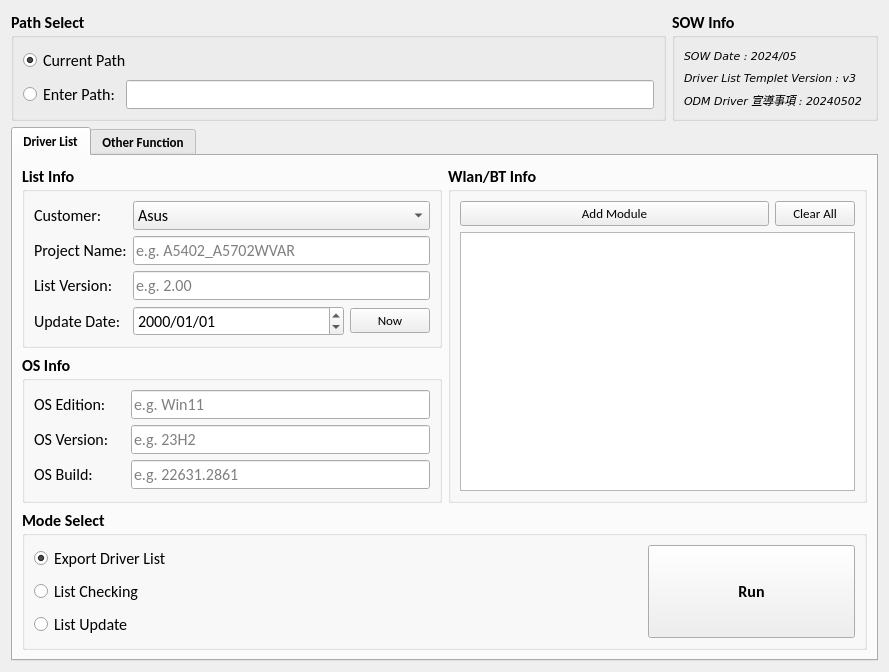
<?xml version="1.0" encoding="UTF-8"?>
<ui version="4.0">
 <class>Form</class>
 <widget class="QWidget" name="Form">
  <property name="geometry">
   <rect>
    <x>0</x>
    <y>0</y>
    <width>889</width>
    <height>605</height>
   </rect>
  </property>
  <property name="windowTitle">
   <string>DL Creator v1.6.4</string>
  </property>
  <layout class="QGridLayout" name="gridLayout_12">
   <item row="0" column="0">
    <layout class="QGridLayout" name="gridLayout_11">
     <item row="0" column="0">
      <layout class="QHBoxLayout" name="horizontalLayout_6">
       <item>
        <widget class="QGroupBox" name="path_groupBox">
         <property name="font">
          <font>
           <family>Calibri</family>
           <pointsize>12</pointsize>
           <weight>75</weight>
           <italic>false</italic>
           <bold>true</bold>
          </font>
         </property>
         <property name="title">
          <string>Path Select</string>
         </property>
         <layout class="QGridLayout" name="gridLayout">
          <item row="0" column="0">
           <layout class="QVBoxLayout" name="verticalLayout_3">
            <item>
             <widget class="QRadioButton" name="radio_current_path">
              <property name="font">
               <font>
                <family>Calibri</family>
                <pointsize>12</pointsize>
                <weight>50</weight>
                <italic>false</italic>
                <bold>false</bold>
               </font>
              </property>
              <property name="text">
               <string>Current Path</string>
              </property>
              <property name="checked">
               <bool>true</bool>
              </property>
             </widget>
            </item>
            <item>
             <layout class="QHBoxLayout" name="horizontalLayout">
              <item>
               <widget class="QRadioButton" name="radio_enter_path">
                <property name="font">
                 <font>
                  <family>Calibri</family>
                  <pointsize>12</pointsize>
                  <weight>50</weight>
                  <italic>false</italic>
                  <bold>false</bold>
                 </font>
                </property>
                <property name="text">
                 <string>Enter Path:</string>
                </property>
                <property name="checked">
                 <bool>false</bool>
                </property>
               </widget>
              </item>
              <item>
               <widget class="QLineEdit" name="enter_path_lineEdit">
                <property name="font">
                 <font>
                  <family>Calibri</family>
                  <pointsize>12</pointsize>
                  <weight>50</weight>
                  <italic>false</italic>
                  <bold>false</bold>
                 </font>
                </property>
               </widget>
              </item>
             </layout>
            </item>
           </layout>
          </item>
         </layout>
        </widget>
       </item>
       <item>
        <widget class="QGroupBox" name="groupBox_5">
         <property name="font">
          <font>
           <family>Calibri</family>
           <pointsize>12</pointsize>
           <weight>75</weight>
           <bold>true</bold>
          </font>
         </property>
         <property name="title">
          <string>SOW Info</string>
         </property>
         <layout class="QGridLayout" name="gridLayout_2">
          <item row="0" column="0">
           <layout class="QVBoxLayout" name="verticalLayout_4">
            <item>
             <widget class="QLabel" name="label_sow_date">
              <property name="font">
               <font>
                <family>Verdana</family>
                <pointsize>8</pointsize>
                <weight>50</weight>
                <italic>true</italic>
                <bold>false</bold>
                <underline>false</underline>
               </font>
              </property>
              <property name="text">
               <string>SOW Date : 2024/05</string>
              </property>
             </widget>
            </item>
            <item>
             <widget class="QLabel" name="label_sow_date_2">
              <property name="font">
               <font>
                <family>Verdana</family>
                <pointsize>8</pointsize>
                <weight>50</weight>
                <italic>true</italic>
                <bold>false</bold>
                <underline>false</underline>
               </font>
              </property>
              <property name="text">
               <string>Driver List Templet Version : v3</string>
              </property>
             </widget>
            </item>
            <item>
             <widget class="QLabel" name="label_sow_date_3">
              <property name="font">
               <font>
                <family>Verdana</family>
                <pointsize>8</pointsize>
                <weight>50</weight>
                <italic>true</italic>
                <bold>false</bold>
                <underline>false</underline>
               </font>
              </property>
              <property name="text">
               <string>ODM Driver 宣導事項 : 20240502 </string>
              </property>
             </widget>
            </item>
           </layout>
          </item>
         </layout>
        </widget>
       </item>
      </layout>
     </item>
     <item row="1" column="0">
      <widget class="QTabWidget" name="tabWidget">
       <property name="font">
        <font>
         <family>Calibri</family>
         <pointsize>10</pointsize>
         <weight>75</weight>
         <bold>true</bold>
        </font>
       </property>
       <property name="currentIndex">
        <number>0</number>
       </property>
       <widget class="QWidget" name="tab">
        <attribute name="title">
         <string>Driver List</string>
        </attribute>
        <layout class="QGridLayout" name="gridLayout_10">
         <item row="0" column="0">
          <layout class="QGridLayout" name="gridLayout_9">
           <item row="0" column="0">
            <layout class="QGridLayout" name="gridLayout_8">
             <item row="0" column="0">
              <layout class="QGridLayout" name="gridLayout_5">
               <item row="0" column="0">
                <widget class="QGroupBox" name="groupBox_2">
                 <property name="font">
                  <font>
                   <family>Calibri</family>
                   <pointsize>12</pointsize>
                   <weight>75</weight>
                   <italic>false</italic>
                   <bold>true</bold>
                  </font>
                 </property>
                 <property name="title">
                  <string>List Info</string>
                 </property>
                 <layout class="QGridLayout" name="gridLayout_4">
                  <item row="0" column="0">
                   <layout class="QFormLayout" name="formLayout">
                    <item row="0" column="0">
                     <widget class="QLabel" name="label_6">
                      <property name="font">
                       <font>
                        <family>Calibri</family>
                        <pointsize>12</pointsize>
                        <weight>50</weight>
                        <italic>false</italic>
                        <bold>false</bold>
                        <underline>false</underline>
                       </font>
                      </property>
                      <property name="text">
                       <string>Customer:</string>
                      </property>
                     </widget>
                    </item>
                    <item row="0" column="1">
                     <widget class="QComboBox" name="customer_comboBox">
                      <property name="font">
                       <font>
                        <family>Calibri</family>
                        <pointsize>12</pointsize>
                        <weight>50</weight>
                        <bold>false</bold>
                       </font>
                      </property>
                      <item>
                       <property name="text">
                        <string>Asus</string>
                       </property>
                      </item>
                      <item>
                       <property name="text">
                        <string>Gigabyte</string>
                       </property>
                      </item>
                     </widget>
                    </item>
                    <item row="1" column="0">
                     <widget class="QLabel" name="label_7">
                      <property name="font">
                       <font>
                        <family>Calibri</family>
                        <pointsize>12</pointsize>
                        <weight>50</weight>
                        <italic>false</italic>
                        <bold>false</bold>
                        <underline>false</underline>
                       </font>
                      </property>
                      <property name="text">
                       <string>Project Name:</string>
                      </property>
                     </widget>
                    </item>
                    <item row="1" column="1">
                     <widget class="QLineEdit" name="projectName_lineEdit">
                      <property name="font">
                       <font>
                        <family>Calibri</family>
                        <pointsize>12</pointsize>
                        <weight>50</weight>
                        <bold>false</bold>
                       </font>
                      </property>
                      <property name="placeholderText">
                       <string>e.g. A5402_A5702WVAR</string>
                      </property>
                     </widget>
                    </item>
                    <item row="2" column="0">
                     <widget class="QLabel" name="label_8">
                      <property name="font">
                       <font>
                        <family>Calibri</family>
                        <pointsize>12</pointsize>
                        <weight>50</weight>
                        <italic>false</italic>
                        <bold>false</bold>
                        <underline>false</underline>
                       </font>
                      </property>
                      <property name="text">
                       <string>List Version:</string>
                      </property>
                     </widget>
                    </item>
                    <item row="2" column="1">
                     <widget class="QLineEdit" name="listVersion_lineEdit">
                      <property name="font">
                       <font>
                        <family>Calibri</family>
                        <pointsize>12</pointsize>
                        <weight>50</weight>
                        <bold>false</bold>
                       </font>
                      </property>
                      <property name="placeholderText">
                       <string>e.g. 2.00</string>
                      </property>
                     </widget>
                    </item>
                    <item row="3" column="0">
                     <widget class="QLabel" name="label_9">
                      <property name="font">
                       <font>
                        <family>Calibri</family>
                        <pointsize>12</pointsize>
                        <weight>50</weight>
                        <italic>false</italic>
                        <bold>false</bold>
                        <underline>false</underline>
                       </font>
                      </property>
                      <property name="text">
                       <string>Update Date:</string>
                      </property>
                     </widget>
                    </item>
                    <item row="3" column="1">
                     <layout class="QHBoxLayout" name="horizontalLayout_2">
                      <item>
                       <widget class="QDateEdit" name="dateEdit_updateDate">
                        <property name="sizePolicy">
                         <sizepolicy hsizetype="Minimum" vsizetype="Fixed">
                          <horstretch>0</horstretch>
                          <verstretch>0</verstretch>
                         </sizepolicy>
                        </property>
                        <property name="font">
                         <font>
                          <weight>50</weight>
                          <bold>false</bold>
                         </font>
                        </property>
                        <property name="displayFormat">
                         <string>yyyy/MM/dd</string>
                        </property>
                       </widget>
                      </item>
                      <item>
                       <widget class="QPushButton" name="pushButton_updateToCurrentDate">
                        <property name="sizePolicy">
                         <sizepolicy hsizetype="Fixed" vsizetype="Fixed">
                          <horstretch>0</horstretch>
                          <verstretch>0</verstretch>
                         </sizepolicy>
                        </property>
                        <property name="font">
                         <font>
                          <pointsize>10</pointsize>
                          <weight>50</weight>
                          <bold>false</bold>
                         </font>
                        </property>
                        <property name="text">
                         <string>Now</string>
                        </property>
                       </widget>
                      </item>
                     </layout>
                    </item>
                   </layout>
                  </item>
                 </layout>
                </widget>
               </item>
               <item row="1" column="0">
                <widget class="QGroupBox" name="groupBox_3">
                 <property name="font">
                  <font>
                   <family>Calibri</family>
                   <pointsize>12</pointsize>
                   <weight>75</weight>
                   <bold>true</bold>
                  </font>
                 </property>
                 <property name="title">
                  <string>OS Info</string>
                 </property>
                 <layout class="QGridLayout" name="gridLayout_3">
                  <item row="0" column="0">
                   <layout class="QFormLayout" name="formLayout_2">
                    <property name="horizontalSpacing">
                     <number>22</number>
                    </property>
                    <item row="0" column="0">
                     <widget class="QLabel" name="label_10">
                      <property name="font">
                       <font>
                        <family>Calibri</family>
                        <pointsize>12</pointsize>
                        <weight>50</weight>
                        <italic>false</italic>
                        <bold>false</bold>
                        <underline>false</underline>
                       </font>
                      </property>
                      <property name="text">
                       <string>OS Edition:</string>
                      </property>
                     </widget>
                    </item>
                    <item row="0" column="1">
                     <widget class="QLineEdit" name="osEdition_lineEdit">
                      <property name="font">
                       <font>
                        <family>Calibri</family>
                        <pointsize>12</pointsize>
                        <weight>50</weight>
                        <bold>false</bold>
                       </font>
                      </property>
                      <property name="placeholderText">
                       <string>e.g. Win11</string>
                      </property>
                     </widget>
                    </item>
                    <item row="1" column="0">
                     <widget class="QLabel" name="label_11">
                      <property name="font">
                       <font>
                        <family>Calibri</family>
                        <pointsize>12</pointsize>
                        <weight>50</weight>
                        <italic>false</italic>
                        <bold>false</bold>
                        <underline>false</underline>
                       </font>
                      </property>
                      <property name="text">
                       <string>OS Version:</string>
                      </property>
                     </widget>
                    </item>
                    <item row="1" column="1">
                     <widget class="QLineEdit" name="osVersion_lineEdit">
                      <property name="font">
                       <font>
                        <family>Calibri</family>
                        <pointsize>12</pointsize>
                        <weight>50</weight>
                        <bold>false</bold>
                       </font>
                      </property>
                      <property name="placeholderText">
                       <string>e.g. 23H2</string>
                      </property>
                     </widget>
                    </item>
                    <item row="2" column="0">
                     <widget class="QLabel" name="label_12">
                      <property name="font">
                       <font>
                        <family>Calibri</family>
                        <pointsize>12</pointsize>
                        <weight>50</weight>
                        <italic>false</italic>
                        <bold>false</bold>
                        <underline>false</underline>
                       </font>
                      </property>
                      <property name="text">
                       <string>OS Build:</string>
                      </property>
                     </widget>
                    </item>
                    <item row="2" column="1">
                     <widget class="QLineEdit" name="osBuild_lineEdit">
                      <property name="font">
                       <font>
                        <family>Calibri</family>
                        <pointsize>12</pointsize>
                        <weight>50</weight>
                        <bold>false</bold>
                       </font>
                      </property>
                      <property name="placeholderText">
                       <string>e.g. 22631.2861</string>
                      </property>
                     </widget>
                    </item>
                   </layout>
                  </item>
                 </layout>
                </widget>
               </item>
              </layout>
             </item>
             <item row="0" column="1">
              <widget class="QGroupBox" name="groupBox_4">
               <property name="sizePolicy">
                <sizepolicy hsizetype="Preferred" vsizetype="Preferred">
                 <horstretch>0</horstretch>
                 <verstretch>0</verstretch>
                </sizepolicy>
               </property>
               <property name="font">
                <font>
                 <family>Calibri</family>
                 <pointsize>12</pointsize>
                 <weight>75</weight>
                 <bold>true</bold>
                </font>
               </property>
               <property name="title">
                <string>Wlan/BT Info</string>
               </property>
               <layout class="QGridLayout" name="gridLayout_6">
                <item row="0" column="0">
                 <layout class="QVBoxLayout" name="verticalLayout_5">
                  <item>
                   <layout class="QHBoxLayout" name="horizontalLayout_3">
                    <item>
                     <widget class="QPushButton" name="pushButton_addModule">
                      <property name="sizePolicy">
                       <sizepolicy hsizetype="Preferred" vsizetype="Preferred">
                        <horstretch>0</horstretch>
                        <verstretch>0</verstretch>
                       </sizepolicy>
                      </property>
                      <property name="font">
                       <font>
                        <pointsize>10</pointsize>
                        <weight>50</weight>
                        <bold>false</bold>
                       </font>
                      </property>
                      <property name="layoutDirection">
                       <enum>Qt::LeftToRight</enum>
                      </property>
                      <property name="text">
                       <string>Add Module</string>
                      </property>
                     </widget>
                    </item>
                    <item>
                     <widget class="QPushButton" name="pushButton_clearAllModules">
                      <property name="sizePolicy">
                       <sizepolicy hsizetype="Fixed" vsizetype="Fixed">
                        <horstretch>0</horstretch>
                        <verstretch>0</verstretch>
                       </sizepolicy>
                      </property>
                      <property name="font">
                       <font>
                        <pointsize>10</pointsize>
                        <weight>50</weight>
                        <bold>false</bold>
                       </font>
                      </property>
                      <property name="text">
                       <string>Clear All</string>
                      </property>
                     </widget>
                    </item>
                   </layout>
                  </item>
                  <item>
                   <widget class="QTableView" name="tableView_wlanbt">
                    <property name="sizePolicy">
                     <sizepolicy hsizetype="Expanding" vsizetype="Expanding">
                      <horstretch>0</horstretch>
                      <verstretch>0</verstretch>
                     </sizepolicy>
                    </property>
                    <property name="font">
                     <font>
                      <family>Calibri</family>
                      <pointsize>9</pointsize>
                     </font>
                    </property>
                   </widget>
                  </item>
                 </layout>
                </item>
               </layout>
              </widget>
             </item>
            </layout>
           </item>
           <item row="1" column="0">
            <widget class="QGroupBox" name="groupBox">
             <property name="sizePolicy">
              <sizepolicy hsizetype="Preferred" vsizetype="Preferred">
               <horstretch>0</horstretch>
               <verstretch>0</verstretch>
              </sizepolicy>
             </property>
             <property name="font">
              <font>
               <family>Calibri</family>
               <pointsize>12</pointsize>
               <weight>75</weight>
               <bold>true</bold>
              </font>
             </property>
             <property name="title">
              <string>Mode Select</string>
             </property>
             <layout class="QGridLayout" name="gridLayout_7">
              <item row="0" column="0">
               <layout class="QHBoxLayout" name="horizontalLayout_4">
                <item>
                 <layout class="QVBoxLayout" name="verticalLayout_6">
                  <item>
                   <widget class="QRadioButton" name="radioButton_exportDriverList">
                    <property name="font">
                     <font>
                      <weight>50</weight>
                      <bold>false</bold>
                     </font>
                    </property>
                    <property name="text">
                     <string>Export Driver List</string>
                    </property>
                    <property name="checked">
                     <bool>true</bool>
                    </property>
                   </widget>
                  </item>
                  <item>
                   <widget class="QRadioButton" name="radioButton_listChecking">
                    <property name="font">
                     <font>
                      <weight>50</weight>
                      <bold>false</bold>
                     </font>
                    </property>
                    <property name="text">
                     <string>List Checking</string>
                    </property>
                   </widget>
                  </item>
                  <item>
                   <widget class="QRadioButton" name="radioButton_listUpdate">
                    <property name="font">
                     <font>
                      <weight>50</weight>
                      <bold>false</bold>
                     </font>
                    </property>
                    <property name="text">
                     <string>List Update</string>
                    </property>
                   </widget>
                  </item>
                 </layout>
                </item>
                <item>
                 <layout class="QVBoxLayout" name="verticalLayout_8">
                  <property name="leftMargin">
                   <number>200</number>
                  </property>
                  <item>
                   <widget class="QPushButton" name="run_pushButton">
                    <property name="sizePolicy">
                     <sizepolicy hsizetype="Preferred" vsizetype="Preferred">
                      <horstretch>0</horstretch>
                      <verstretch>0</verstretch>
                     </sizepolicy>
                    </property>
                    <property name="font">
                     <font>
                      <family>Calibri</family>
                      <pointsize>12</pointsize>
                      <weight>75</weight>
                      <bold>true</bold>
                     </font>
                    </property>
                    <property name="text">
                     <string>Run</string>
                    </property>
                   </widget>
                  </item>
                 </layout>
                </item>
               </layout>
              </item>
             </layout>
            </widget>
           </item>
          </layout>
         </item>
        </layout>
       </widget>
       <widget class="QWidget" name="tab_2">
        <attribute name="title">
         <string>Other Function</string>
        </attribute>
        <layout class="QGridLayout" name="gridLayout_16">
         <item row="0" column="0">
          <widget class="QGroupBox" name="groupBox_6">
           <property name="title">
            <string>Packing </string>
           </property>
           <layout class="QGridLayout" name="gridLayout_15">
            <item row="0" column="0">
             <layout class="QVBoxLayout" name="verticalLayout_2">
              <item>
               <widget class="QTreeView" name="treeView"/>
              </item>
              <item>
               <layout class="QHBoxLayout" name="horizontalLayout_5">
                <item>
                 <layout class="QVBoxLayout" name="verticalLayout">
                  <item>
                   <widget class="QRadioButton" name="radioButton_zipToPackage">
                    <property name="text">
                     <string>Zip to Package</string>
                    </property>
                   </widget>
                  </item>
                  <item>
                   <widget class="QRadioButton" name="radioButton_Unzip">
                    <property name="text">
                     <string>Unzip</string>
                    </property>
                   </widget>
                  </item>
                 </layout>
                </item>
                <item>
                 <widget class="QPushButton" name="pushButton_packingRun">
                  <property name="sizePolicy">
                   <sizepolicy hsizetype="Fixed" vsizetype="Preferred">
                    <horstretch>0</horstretch>
                    <verstretch>0</verstretch>
                   </sizepolicy>
                  </property>
                  <property name="text">
                   <string>Run</string>
                  </property>
                 </widget>
                </item>
               </layout>
              </item>
             </layout>
            </item>
           </layout>
          </widget>
         </item>
        </layout>
       </widget>
      </widget>
     </item>
    </layout>
   </item>
  </layout>
 </widget>
 <resources/>
 <connections/>
</ui>
